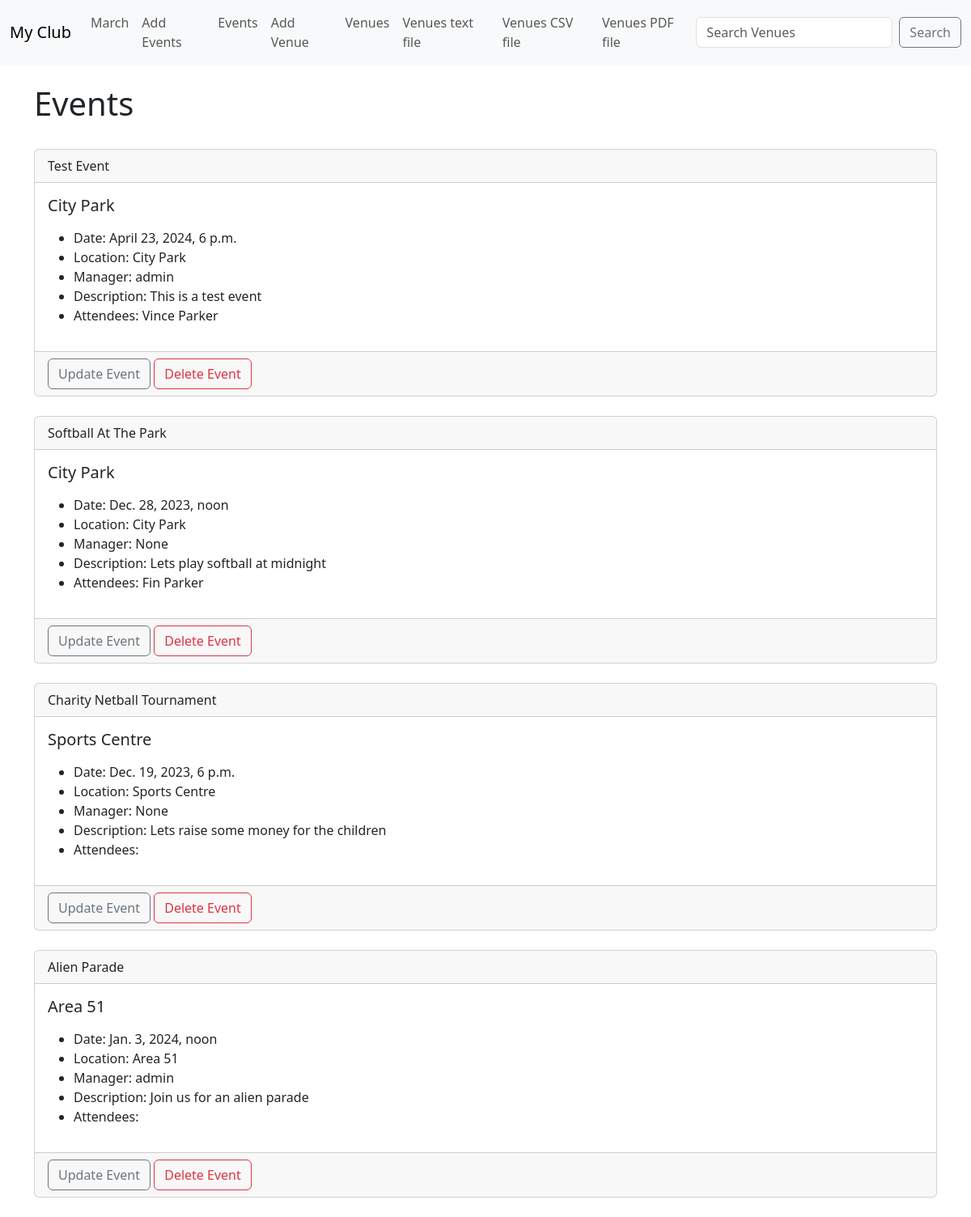
The app's page /events with its own data.
### events/models.py (models this page shows)
class Event(models.Model):
    name = models.CharField('Event Name', max_length=120)
    event_date = models.DateTimeField('Event Date')
    venue = models.ForeignKey(Venue, blank=True, null=True, on_delete=models.CASCADE)
    manager = models.ForeignKey(User, blank=True, null=True, on_delete=models.SET_NULL)
    description = models.TextField(blank=True)
    attendees = models.ManyToManyField(MyClubUser, blank=True)
    def __str__(self):
        return self.name

class Venue(models.Model):
    name = models.CharField("Venue Name", max_length=120)
    address = models.CharField("Venue Address", max_length=300)
    zip_code = models.CharField('Zip Code', max_length=15)
    phone = models.CharField('Contact Phone', max_length=25, blank=True)
    web = models.URLField('Website Address', blank=True)
    email_address = models.EmailField('Email Address', blank=True)
    def __str__(self):
        return self.name

class MyClubUser(models.Model):
    first_name = models.CharField(max_length=30)
    last_name = models.CharField(max_length=30)
    email = models.EmailField('User Email')
    def __str__(self):
        return self.first_name + ' ' + self.last_name

### events/views.py (the view)
# urls.py: path('events', views.all_events, name="list-events"),
def all_events(request):
    event_list = Event.objects.all().order_by('-name')
    return render(request, 'events/event_list.html',
                  {'event_list': event_list})

### events/templates/events/event_list.html
{% extends "events/base.html" %}
{% block content %}
   <h1>Events</h1>
   <br/>
{% for event in event_list %}
<div class="card">
    <div class="card-header">
        {{event}}
    </div>
    <div class="card-body">
      <h5 class="card-title">{{event.venue}}</h5>
      <p class="card-text">
        <ul>
            <li>Date: {{event.event_date}}</li>
            <li>Location: {{event.venue}}</li>
            <li>Manager: {{event.manager}}</li>
            <li>Description: {{event.description}}</li>
            <li>Attendees:
            {% for user in event.attendees.all %}
             {{user}}
            {% endfor %}
            </li>
            </ul>
      </p>
    </div>
    <div class="card-footer text-muted">
        <a href="{% url 'update-event' event.id %}"
        class="btn btn-outline-secondary">
        Update Event</a>
        <a href="{% url "delete-event" event.id %}"
        class='btn btn-outline-danger'>
        Delete Event</a>
    </div>
  </div>
    <br/>
{% endfor %}
{% endblock  %}

### events/templates/events/base.html (shortened to what this page needs)
<!doctype html>
<html lang="en">
  <head>
    <link href="https://cdn.jsdelivr.net/npm/bootstrap@5.3.2/dist/css/bootstrap.min.css" rel="stylesheet">
</head>
  <body>
    {% include "events/navbar.html" %}
    <br/>
    <div class='container'>
    {% block content %}
    {% endblock  %}
    </div>
  </body>
</html>

### events/templates/events/navbar.html (shortened to what this page needs)
<nav class="navbar navbar-expand-lg bg-body-tertiary">
    <div class="container-fluid">
      <a class="navbar-brand" href="{% url "home" %}">My Club</a>
      <div class="collapse navbar-collapse" id="navbarSupportedContent">
        <ul class="navbar-nav me-auto mb-2 mb-lg-0">
          <li class="nav-item">
            <a class="nav-link" href="{% url "home" '2021' 'March' %}">March</a>
          </li>
          <li class="nav-item">
            <a class="nav-link" href="{% url "add-event" %}">Add Events</a>
          </li>
          <li class="nav-item">
            <a class="nav-link" href="{% url "list-events" %}">Events</a>
          </li>
          <li class="nav-item">
            <a class="nav-link" href="{% url "add-venue" %}">Add Venue</a>
          </li>
          <li class="nav-item">
            <a class="nav-link" href="{% url "list-venues" %}">Venues</a>
          </li>
          <li class="nav-item">
            <a class="nav-link" href="{% url "venue-text" %}">Venues text file</a>
          </li>
          <li class="nav-item">
            <a class="nav-link" href="{% url "venue-csv" %}">Venues CSV file</a>
          </li>
          <li class="nav-item">
            <a class="nav-link" href="{% url "venue-pdf" %}">Venues PDF file</a>
          </li>
        </ul>
        <form class="d-flex" method=POST action="{% url "search-venues" %}">
          <input class="form-control me-2" type="search" placeholder="Search Venues" aria-label="Search" name="searched">
          <button class="btn btn-outline-secondary" type="submit">Search</button>
        </form>
      </div>
    </div>
  </nav>

### records on screen
Event: name "Test Event", venue "City Park", event_date "April 23, 2024, 6 p.m.", manager "admin", description "This is a test event"
MyClubUser: first_name+last_name "Vince Parker"
Event: name "Softball At The Park", venue "City Park", event_date "Dec. 28, 2023, noon", manager "None", description "Lets play softball at midnight"
MyClubUser: first_name+last_name "Fin Parker"
Event: name "Charity Netball Tournament", venue "Sports Centre", event_date "Dec. 19, 2023, 6 p.m.", manager "None", description "Lets raise some money for the children"
Event: name "Alien Parade", venue "Area 51", event_date "Jan. 3, 2024, noon", manager "admin", description "Join us for an alien parade"
